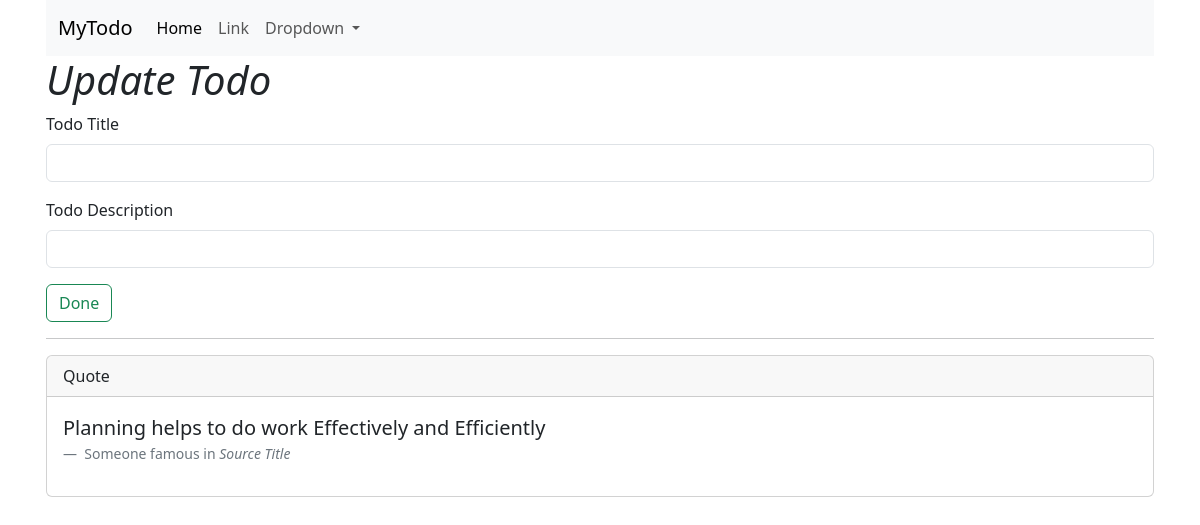
/update/8, run on an earlier commit of the app's database.
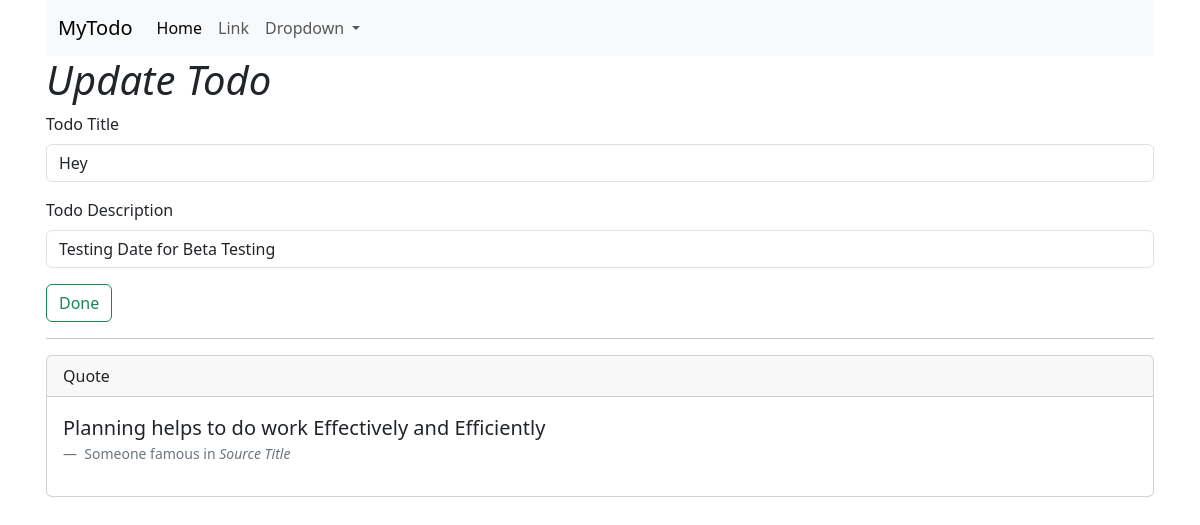
And on a later commit of the database.
### harry.py (models this page shows)
class Note(db.Model):
    sno = db.Column(db.Integer,primary_key=True)
    id = db.Column(db.Integer,default=0)
    title = db.Column(db.String(50),nullable=False)
    desp = db.Column(db.String(200),nullable=False)
    date = db.Column(db.Date,default=date.today)

### harry.py (the view, shortened to what this page needs)
@app.route("/update/<int:sno>",methods=["POST","GET"])
def update(sno):
    todo = Note.query.filter_by(sno=sno).first()
    return render_template("update.html",todo=todo)

### templates/update.html (shortened to what this page needs)
<!doctype html>
<html lang="en">
<head>
    <link href="https://cdn.jsdelivr.net/npm/bootstrap@5.3.7/dist/css/bootstrap.min.css" rel="stylesheet"
>
</head>
<header>
    <nav class="navbar navbar-expand-lg bg-body-tertiary">
        <div class="container-fluid">
            <a class="navbar-brand" href="/">MyTodo</a>
            <div class="collapse navbar-collapse" id="navbarSupportedContent">
                <ul class="navbar-nav me-auto mb-2 mb-lg-0">
                    <li class="nav-item">
                        <a class="nav-link active" aria-current="page" href="#">Home</a>
                    </li>
                    <li class="nav-item">
                        <a class="nav-link" href="#">Link</a>
                    </li>
                    <li class="nav-item dropdown">
                        <a class="nav-link dropdown-toggle" href="#" role="button" data-bs-toggle="dropdown"
                            aria-expanded="false">
                            Dropdown
                        </a>
                    </li>
                </ul>
            </div>
        </div>
    </nav>
</header>
<body  class="container px-3">
    <h1><i>Update Todo</i></h1>
    <form action="/update/{{todo.sno}}" method="post">
        <div class="mb-3">
            <label for="title" class="form-label">Todo Title</label>
            <input type="text" class="form-control" id="title" name="title" value="{{todo.title}}">
        </div>
        <div class="mb-3">
            <label for="desp" class="form-label">Todo Description</label>
            <input type="text" class="form-control" id="desp" name="desp" value="{{todo.desp}}">
        </div>
        <button type="submit" class="btn btn-outline-success">Done</button>
    </form>
    <hr>
</body>
<footer>
    <div class="card">
        <div class="card-header">
            Quote
        </div>
        <div class="card-body">
            <figure>
                <blockquote class="blockquote">
                    <p>Planning helps to do work Effectively and Efficiently</p>
                </blockquote>
                <figcaption class="blockquote-footer">
                    Someone famous in <cite title="Source Title">Source Title</cite>
                </figcaption>
            </figure>
        </div>
    </div>
</footer>
</html>

What changed in the data, as far as the page shows it:
added Note: title "Hey", desp "Testing Date for Beta Testing"
